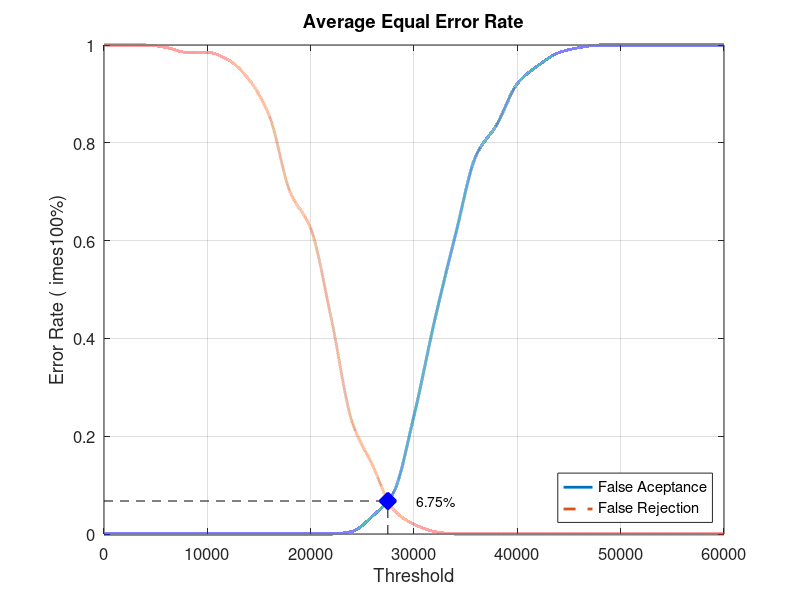
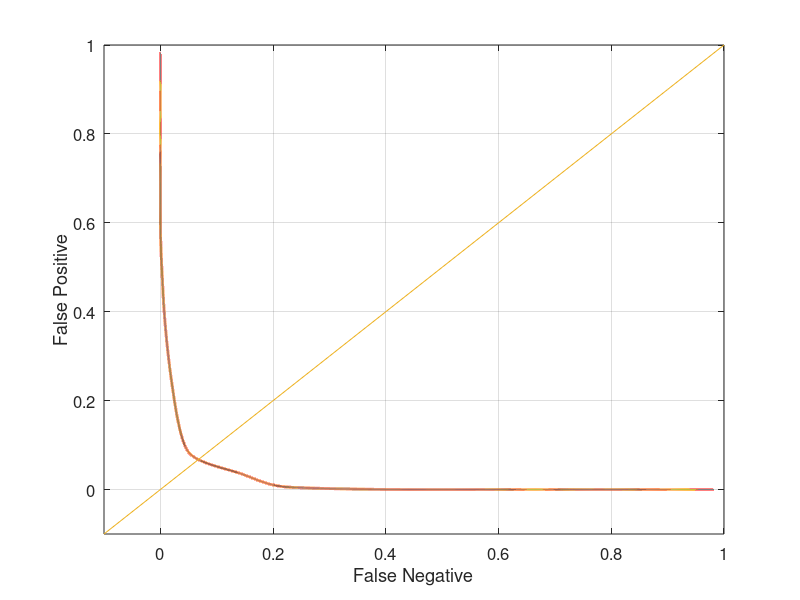

Here is the MATLAB script that generated these plots, in order:
close all;
clear;
clc;
x = 0:2000:60000;
xq = 0:0.5:60000;

y0 = [0 0 0 0 0 0 0 0 0 0 0 0 0.00526316 0.0368421 0.0842105 0.242105 0.436842 0.610526 0.773684 0.836842 0.921053 0.957895 0.984211 0.994737 1 1 1 1 1 1 1]
yy0 = interp1(x, y0, xq, 'pchip');
y1 = [1 1 1 0.995 0.985 0.985 0.97 0.93 0.855 0.7 0.625 0.44 0.23 0.14 0.05 0.02 0.005 0 0 0 0 0 0 0 0 0 0 0 0 0 0]
yy1 = interp1(x, y1, xq, 'pchip');

% Calculating EER: 
y2 = abs(y0 - y1);
find(y2 == min(y2))
yy2 = abs(yy0 - yy1);
xEER = find(yy2 == min(yy2));
xEERIndex = xq(xEER) % X-axis EER
yEER = yy0(xEER) % Y-axis EER

main = figure
plot(xq, yy0,'-','LineWidth', 2);	hold on
plot(xq, yy1,'--','LineWidth', 2);	hold on
plot([xEERIndex xEERIndex], [0 yEER], 'k--');	hold on
plot([0 xEERIndex], [yEER yEER], 'k--');	hold on
plot(xEERIndex, yEER, 'bx', 'LineWidth', 10);	hold on
text(xEERIndex + 10 * xEERIndex / 100, yEER, [num2str(round((10000 * yEER)) / 100) '%'])
legend('False Aceptance', 'False Rejection', 'Location', 'SouthEast')
xlabel('Threshold')
ylabel('Error Rate (	imes100%)')
title('Average Equal Error Rate')
set(gca, 'FontSize', 12)
axis([0 60000 0 1])
grid on

print(main, 'Database3_2Main', '-dpng');
FNRxFPR = figure('Color', [1 1 1]);
plot(yy1, yy0, '-', yy1, yy0, 'LineWidth', 2);
hold on
y = -0.1:0.1:1
plot(y, y); 
set(gca, 'FontSize', 12)
xlabel('False Negative')
ylabel('False Positive')
axis([-0.1 1 -0.1 1])
set(gca, 'FontSize', 12)
grid on

print(FNRxFPR, 'Database3_2FNRxFPR','-dpng');
